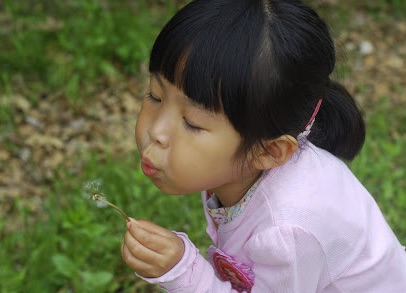
#> input picture class_study/04.openCV/img/girl.jpg, 406 x 293 px; the run also reads 1 picture not shown here
$ jupyter execute --allow-errors '미니프로젝트 준비.ipynb'
#> lines starting #> are read from the running program, lines starting #| are printed output that depends on the picture
[cell 1]
#특정인물 인식 프로그램
"""
사람얼굴을 인식해서 프로그램을 열고
특정사람의 사진만을 모아둔 폴더로 사진 자동 분류
안경을 썼을 경우 안경을 따로 구분해서 안경을 썼을 때와 안경을 안썼을 때로 사진을 찍어 저장하게 한뒤
안경을 썼든 안썼든 개인을 특정해서 인식하게 하는 프로그램 개발
"""

#이미지 합성 프로그램
"""

포토샵같은 그래픽처리하는 프로그램처럼
흐린이미지를 선명하게 한다던가
그래픽을 편집하고

#사람하고 사물하고 전경을 따로 각각 구분해서
#사람과 사물을 다른 배경이미지에 드래그앤 클릭으로 합성할 수 있게 하는 프로그램

gui가 있다고 가정하고
이미지 두개 선택
배우고 있는 합성이나
특정부분 추출같은것을 옵션으로 줘서
원하는 효과를 이미지에 적용한다던지
"""

#snow같은 이미지 보정 어플리케이션(얼굴기준 합성)
"""
#이미지에서 색상뽑기
#화장한 연예인 이미지로 립색상 확인 이후 본인 얼굴사진에 있는 특정부위에 변경내용을 0%에서 100%채도를 트랙바로 합성해서 보여줌

#증명사진으로
#얼굴내에서
피부톤(파운데이션)
립
렌즈

#심화(#부위특정 어떻게 해야 할지 모르겠음)
볼터치
아이섀도
"""
#알고리즘을 활용한 특정 대상별 사진 카테고리 분류

#이미지 내에 객체가 몇개나 있는지 이런것들을 분석해주는 프로그램
"""
ex:동전의 전체 값을 계산하는 프로그램
ex)어른 아이 같은 대상을 분류하는 것은 무리가 있음
"""
#대상찾기
"""
특정사람이나 사물찾기
그리고 특정 대상을 기준으로 가까운 사물에서 일정 기준 이내에 있다면 어떤 것인지 출력하는 프로그램
#어떻게 해야할지 모르겠음
"""

#숨바꼭질
"""
숨바꼭질을 할 수 있는 프로그램으로
1)개인카메라로 혼자
2)동영상으로 여럿이
특정시간에 움직이지 말아야 하는데 움직이는 대상 검출하기 #특정시간을 어떻게 특정할지 모르겠음
"""

[cell 2]
"""
노멀라이즈는 분포가 한곳에 집중되어 있을 경우에는 효과적이지만
그 집중된 영역에서 멀리 떨어진 값이 있을 경우에는 효과가 없음
즉 평탄화는 차이가 많이 나는 컬러이미지가 어울림
앞에서 한건 흑백이라 노멀라이즈가 적합한 거였음
"""

[cell 3]
"""여타 많은 언어들이 구문이 끝날때 ; 을 적습니다.
하지만 파이썬은 구문이 끝나고 다음 줄로 내려갈 때 세미콜론이 필요 없습니다.

세미콜론을 붙여도 에러는 나지 않습니다. 여러 구문을 이어쓸때는 세미콜론을 쓰기도 합니다.

print('Hello'); print('world')
"""

[cell 4]
#창관리
import cv2

file_path = './img/girl.jpg'
img = cv2.imread(file_path)                            # 이미지를 기본 값으로 읽기
#> img is the input picture: shape (293, 406, 3); mean B, G, R 82.4, 104.7, 105.5
img_gray = cv2.imread(file_path, cv2.IMREAD_GRAYSCALE) # 이미지를 그레이 스케일로 읽기
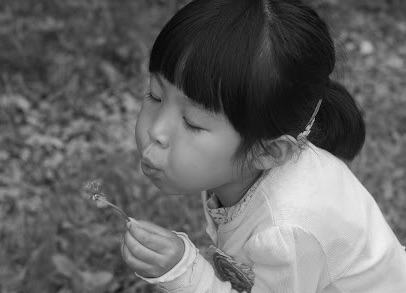
#> img_gray: shape (293, 406); min 1, max 240, mean 102.4

cv2.namedWindow('origin')                               # origin 이름으로 창 생성
cv2.namedWindow('gray', cv2.WINDOW_NORMAL)              # gray 이름으로 창 생성
cv2.imshow('origin', img)                               # origin 창에 이미지 표시
cv2.imshow('gray', img_gray)                            # gray 창에 이미지 표시

cv2.moveWindow('origin', 0, 0)                          # 창 위치 변경
cv2.moveWindow('gray', 100, 100)                        # 창 위치 변경

cv2.waitKey(0)                                          # 아무키나 누르면
cv2.resizeWindow('origin', 200, 200)                    # 창 크기 변경 (변경 안됨)
cv2.resizeWindow('gray', 100, 100)                      # 창 크기 변경 (변경 됨))

cv2.waitKey(0)                                          # 아무키나 누르면
cv2.destroyWindow("gray")                               # gray 창 닫기

cv2.waitKey(0)                                          # 아무키나 누르면
cv2.destroyAllWindows()                                 # 모든 창 닫기

[cell 5]
"""
cv2.setMouseCallback(win_name, onMouse [, param]):onMouse함수 등록
  -win_name:이벤트를 등록학 윈도 이름
  -onMouse:이벤트 처리를 위해 미리 선언해 놓은 콜백 함수
  -param:필요에 따라 onMouse함수에 전달할 인자

MouseCallback(event, x, y, flags, param):콜백함수 선언부
  -event:마우스 이벤트 종류, cv2.EVENT_로 시작하는 상수 12가지
    -cv2.EVENT_MOUSEMOVE:마우스 움직임
    -cv2.EVENT_LBUTTONDOWN:왼쪽 버튼 누름
    -cv2.EVENT_RBUTTONDOWN:오른쪽 버튼 누름
    -cv2.EVENT_MBUTTONDOWN:가운데 버튼 누름
    -cv2.EVENT_LBUTTONUP:왼쪽 버튼 뗌
    -cv2.EVENT_RBUTTONUP:오른쪽 버튼 뗌
    -cv2.EVENT_MBUTTONUP:가운데 버튼 뗌
    -cv2.EVENT_LBUTTONDBLCLK:왼쪽 버튼 더블 클릭
    -cv2.EVENT_RBUTTONDBLCLK:오른쪽 버튼 더블 클릭
    -cv2.EVENT_MBUTTONDBLCLK:가운데 버튼 더블 클릭
    -cv2.EVENT_MOUSEWHEEL:휠 스크롤
    -cv2.EVENT_MOUSEHWHEEL:휠 가로 스크롤

x,y: 마우스 좌표
flags:마우스 동작과 함께 일어난 상태, cv2.EVENT_FLAG_로 시작하는 상수 6가지
  -cv2.EVENT_FLAG_LBUTTON(1):왼쪽버튼 누름
  -cv2.EVENT_FLAG_RBUTTON(2):오른쪽버튼 누름
  -cv2.EVENT_FLAG_MBUTTON(3):가운데버튼 누름
  -cv2.EVENT_FLAG_CTRLKEY(8):컨트롤 키 누름
  -cv2.EVENT_FLAG_SHIFTKEY(16):시프트 키 누름
  -cv2.EVENT_FLAG_ALTKEY(32):알트 키 누름

param:cv2.setMouseCallback()함수에서 전달한 인자
"""

[cell 6]
#플래그를 이용한 동그라미 그리기
import  cv2

title = 'mouse event'
img_file = './img/blank_500.jpg'
img = cv2.imread(img_file)
cv2.imshow(title, img)

colors = {'black':(0,0,0),
         'red':(0,0,255),
         'blue':(255,0,0),
         'green':(0,255,0)} #색상 미리정의


def onMouse(event, x, y ,flags, param):
    print(event, x, y, flags)
    color = colors['black']
    if event == cv2.EVENT_LBUTTONDOWN: #왼쪽 버튼을 누른 경우
        #컨트롤 키와 시프트 키를 모두 누른 경우
        if flags & cv2.EVENT_FLAG_CTRLKEY and flags & cv2.EVENT_FLAG_SHIFTKEY:
            color = colors['green']
        #시프트 키를 누른 경우
        elif flags & cv2.EVENT_FLAG_SHIFTKEY:
            color = colors['blue']
        #컨트롤 키를 누른 경우
        elif flags & cv2.EVENT_FLAG_CTRLKEY:
            color = colors['red']
        #지름 30크기의 검은원 좌표에 그림
        cv2.circle(img, (x,y), 30, color, -1)
        cv2.imshow(title, img)

#마우스 콜백 함수를 GUI 윈도에 등록
cv2.setMouseCallback(title, onMouse)
while True:
    #esc로 종료
    if cv2.waitKey(0) & 0xFF ==27:
#> (key Esc is pressed here)
        break
cv2.destroyAllWindows()

[cell 7]
#트랙바
"""
슬라이드 모양의 인터페이스를 마우스로 움직여서 값을 입력받는 GUI요소
cv2.createTrack()함수로 생성하면서 보여지기를 원하는 창의 이름 지정
이 때 마우스 이벤트의 방식과 마찬가지로 트랙바를 움직였을 때 동작할 함수를 미리 준비해서 함께 전달


cv2.createTrackbar(trackbar_name, win_name, value, count, onChange):트랙바 생성
  -trackbar_name:트랙바 이름
  -win_name:트랙바를 표시할 창 이름
  -value:트랙바 초기값, 0~count 사이의 값
  -count:트랙바 눈금의 개수, 트랙바 이벤트 핸들러 함수
TrackbarCallback(value):트랙바 이벤트 콜백 함수
  -value:트랙바가 움직인 새 위치 값
cv2.getTrackbarPos(trackbar_name, win_name)
  -trackbar_name:찾고자 하는 트랙바 이름
  -win_name:트랙바가 있는 창의 모습
  -pos:트랙바 위치 값
"""

[cell 8]
#트랙바를 이용한 이미지 색 조정
import cv2
import numpy as np

#창이름
win_name ='Trackbar'

img_file = './img/blank_500.jpg'
img = cv2.imread(img_file)
#초기 이미지를 창에 표시
cv2.imshow(win_name, img)

#트랙바 이벤트 처리 함수 선언
def onChange(x):
    print(x) #트랙바의 새로운 위치값
    #'R', 'G', 'B' 각 트랙바 위치값
    r= cv2.getTrackbarPos('R', win_name)
    g= cv2.getTrackbarPos('G', win_name)
    b= cv2.getTrackbarPos('B', win_name)
    print(r,g,b)
    img[:] = [b,g,r] #기존 이미지에 win_name 픽셀 값 적용
    cv2.imshow(win_name, img) #새 이미지 창에 표시

#트랙바 생성
cv2.createTrackbar('R', win_name, 255,255, onChange)
cv2.createTrackbar('G', win_name, 255,255, onChange)
cv2.createTrackbar('B', win_name, 255,255, onChange)

while True:
    if cv2.waitKey(1) & 0xFF ==27:
#> (key Esc is pressed here)
        break

cv2.destroyAllWindows()

[cell 9]
import matplotlib.pyplot as plt
import numpy as np
import cv2

img1 = cv2.imread('./img/model.jpg')
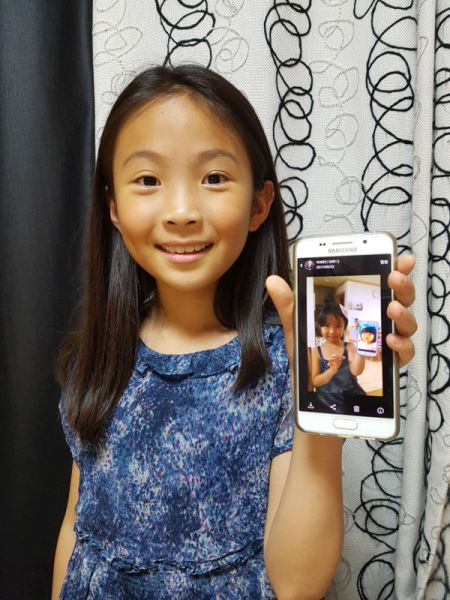
#> input picture class_study/04.openCV/img/model.jpg, 450 x 600 px
#> img1 is the input picture: shape (600, 450, 3); mean B, G, R 107, 111.5, 117.8
img2 = cv2.imread('./img/model2.jpg')
img3 = cv2.imread('./img/model3.jpg')

plt.subplot(1,3,1) #1행 3열 중에서 첫번째

#plt.imshow함수는 컬러 이미지인 경우 컬러 채널을 R,G,B 순으로 해석하지만
#opencv 이미지는 G,B,R순으로 만들어져서 거꾸로 읽어줘야 함.

plt.imshow(img1[:, :, (2,1,0)])
plt.xticks([]); plt.yticks([])

plt.subplot(1,3,2) #1행 3열 중에서 두번째
#> (the rest of this cell did not finish here and is left out)
